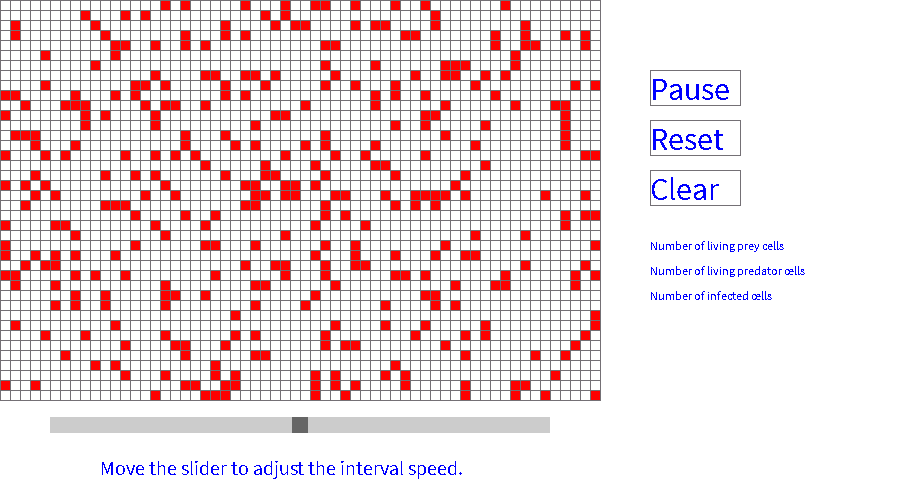
Frame 1 (no input)
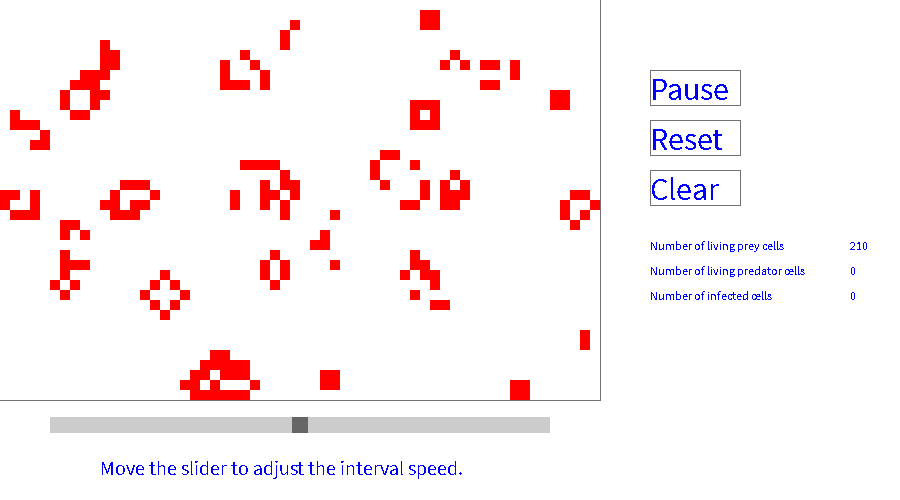
Frame 60 (the mouse pressed at the canvas centre just before this capture)
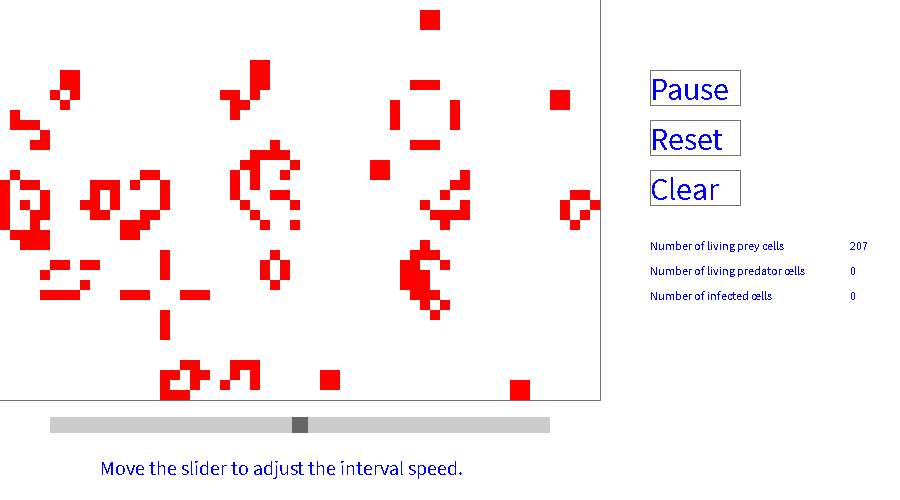
Frame 120 (the mouse held since frame 60 and released just before this capture)

The Processing sketch that drew these frames (run headless with seeded random() and noise(); from frame 60 on, the mouse is pressed at the canvas centre):

// Processing sketch: GameOfLife
// ── GameOfLife.pde
int cellSize = 10;// Size of cells
float probabilityOfAliveAtStart = 15;//percentage
float interval;// variable for slider
int lastRecordedTime = 0;
color alive = color(255, 0, 0);// Colors for active/inactive cells
color zombie = color(0, 255, 0);
color pred = color(0, 0, 255);
color dead = color(255, 255, 255);
int[][] cell;// Array of cells 
int[][] cellBuffer;// Buffer to record the state of the cells 
boolean pause = false;
int RecX, pauseRecY, resetRecY, clearRecY;// Params for button sizes
int recSizeX = 90;
int recSizeY = 35;
int countPrey, countPred, countZ;
boolean overPause = false;
boolean overReset = false;
boolean overClear = false;
Scrollbar hs1;

void setup() {
  size (900, 500);
  // Instantiate arrays
  cell = new int[600/cellSize][400/cellSize];
  cellBuffer = new int[600/cellSize][400/cellSize];

  // Background grid
  stroke(#747075);

  noSmooth();

  // Initialization of cells
  for (int x=0; x<600/cellSize; x++) {
    for (int y=0; y<400/cellSize; y++) {
      float state = random (100);
      if (state > probabilityOfAliveAtStart) { 
        state = 0;
      } else {
        state = 1;
      }
      cell[x][y] = int(state); // Save state of each cell
    }
  }
  RecX = 650;
  pauseRecY = 70;
  resetRecY = 120;
  clearRecY = 170;

  background(255);// White background

  hs1 = new Scrollbar(50, 425, 500, 16, 10);
}

void draw() {
  update(mouseX, mouseY);
  countPrey = 0;
  countZ = 0;
  countPred = 0;
  //Grid
  for (int x=0; x<600/cellSize; x++) {
    for (int y=0; y<400/cellSize; y++) {
      if (cell[x][y]==1) {
        fill(alive);
        countPrey ++;
      } else if (cell[x][y]==2) {
        fill(zombie);
        countZ ++;
      } else if (cell[x][y]==3) {
        fill(pred);
        countPred ++;
      } else {
        fill(dead);
      }
      rect (x*cellSize, y*cellSize, cellSize, cellSize);
      fill(0, 0, 255);
    }
  }

  float interval = hs1.getPos();
  // Iterate if timer ticks
  if (millis()-lastRecordedTime>interval) {
    if (!pause) {
      iteration();
      lastRecordedTime = millis();
      fill(255, 255, 255);
      rect(850, 200, 850, 350);
      fill(0, 0, 255);
      text(countPrey, 850, 250);
      text(countPred, 850, 275);
      text(countZ, 850, 300);
    }
  }
  if (pause) {
    fill(255, 255, 255);
    rect(850, 200, 850, 350);
    fill(0, 0, 255);
    text(countPrey, 850, 250);
    text(countPred, 850, 275);
    text(countZ, 850, 300);
  }
  // draw new cells on pause
  if (pause && mousePressed && (mouseButton == LEFT)) {
    // Map and avoid out of bound errors
    int xCellOver = int(map(mouseX, 0, 600, 0, 600/cellSize));
    xCellOver = constrain(xCellOver, 0, 600/cellSize-1);
    int yCellOver = int(map(mouseY, 0, 400, 0, 400/cellSize));
    yCellOver = constrain(yCellOver, 0, 400/cellSize-1);

    // Check against cells in buffer
    if (cellBuffer[xCellOver][yCellOver]==1) {
      cell[xCellOver][yCellOver]=0;
      fill(dead);
    } else { // Cell is dead
      cell[xCellOver][yCellOver]=1; // Make alive
      fill(alive); // Fill alive color
    }
  } else if (pause && keyPressed && (key == 'Z'|| key == 'z')) {
    // Map and avoid out of bound errors
    int xCellOver = int(map(mouseX, 0, 600, 0, 600/cellSize));
    xCellOver = constrain(xCellOver, 0, 600/cellSize-1);
    int yCellOver = int(map(mouseY, 0, 400, 0, 400/cellSize));
    yCellOver = constrain(yCellOver, 0, 400/cellSize-1);

    // Check against cells in buffer
    if (cellBuffer[xCellOver][yCellOver]==1 || cellBuffer[xCellOver][yCellOver]==0) {
      cell[xCellOver][yCellOver]=2; // Make zombie
      fill(alive); // Fill alive color
    }
  } else if (pause && keyPressed && (key == 'P'|| key == 'p')) {
    // Map and avoid out of bound errors
    int xCellOver = int(map(mouseX, 0, 600, 0, 600/cellSize));
    xCellOver = constrain(xCellOver, 0, 600/cellSize-1);
    int yCellOver = int(map(mouseY, 0, 400, 0, 400/cellSize));
    yCellOver = constrain(yCellOver, 0, 400/cellSize-1);

    // Check against cells in buffer
    if (cellBuffer[xCellOver][yCellOver]==1 || cellBuffer[xCellOver][yCellOver]==0) {
      cell[xCellOver][yCellOver]=3; // Make pred
      fill(alive); // Fill alive color
    }
  } else if (pause && !mousePressed) { // And then save to buffer once mouse goes up
    // Save cells to buffer (so we opeate with one array keeping the other intact)
    for (int x=0; x<600/cellSize; x++) {
      for (int y=0; y<400/cellSize; y++) {
        cellBuffer[x][y] = cell[x][y];
      }
    }
  }
  textSize(32);
  if (pause) {
    fill(255, 0, 0);
  } else {
    fill(255, 255, 255);
    stroke(#747075);
  }
  rect(RecX, pauseRecY, recSizeX, recSizeY);
  fill(0, 0, 255);
  text("Pause", 650, 100);
  fill(255, 255, 255);
  rect(RecX, resetRecY, recSizeX, recSizeY);
  fill(0, 0, 255);
  text("Reset", 650, 150);
  fill(255, 255, 255);
  rect(RecX, clearRecY, recSizeX, recSizeY);
  fill(0, 0, 255);
  text("Clear", 650, 200);
  String s = "Move the slider to adjust the interval speed.";
  textSize(20);
  text(s, 100, 475);
  String p = "Number of living prey cells";
  textSize(12);
  text(p, 650, 250);
  String pr = "Number of living predator cells";
  textSize(12);
  text(pr, 650, 275);
  String z = "Number of infected cells";
  textSize(12);
  text(z, 650, 300);


  hs1.update();
  hs1.display();
}

void iteration() {
  // save cells to buffer
  for (int x=0; x<600/cellSize; x++) {
    for (int y=0; y<400/cellSize; y++) {
      cellBuffer[x][y] = cell[x][y];
    }
  }

  // visit each cell and its neighbours
  for (int x=0; x<600/cellSize; x++) {
    for (int y=0; y<400/cellSize; y++) {
      int neighbours = 0;
      int zombieneighbours = 0;
      int predneighbours = 0;
      for (int xx=x-1; xx<=x+1; xx++) {
        for (int yy=y-1; yy<=y+1; yy++) {  
          if (((xx>=0)&&(xx<600/cellSize))&&((yy>=0)&&(yy<400/cellSize))) { // check bounds
            if (!((xx==x)&&(yy==y))) {
              if (cellBuffer[xx][yy]==1) {
                neighbours ++; // count alive neighbours
              } else if (cellBuffer[xx][yy]==2) {
                zombieneighbours ++;
              } else if (cellBuffer[xx][yy]==3) {
                predneighbours ++;
              }
            }
          }
        }
      }
      // Rule 1 if cell has less then 2 neighbours cell dies from underpopulation
      // Rule 2 if cell has more then 3 neighbours cell dies from overpopulation
      // Rule 3 if cell has 2 or 3 neighbours cell lives
      if (cellBuffer[x][y]==1) {
        if (neighbours < 2 || neighbours > 3) {
          cell[x][y] = 0;
        }
        if (zombieneighbours > 0) {
          cell[x][y] = 2; //Rule 4 zombies make other zombies
        }
        if (predneighbours > neighbours) {
          cell[x][y] = 0;//rule 5 predators kill prey
        }
      } else { // Rule 6 if a dead cell has 3 neighbours becomes a live cell      
        if (neighbours == 3 && zombieneighbours == 0 && predneighbours == 0) {
          cell[x][y] = 1;
        }
      }
      if (cellBuffer[x][y]==3) {//rule 1,2,3
        if (predneighbours < 2 || predneighbours > 3) {
          cell[x][y] = 0;
        }
        if (zombieneighbours > 0) {
          cell[x][y] = 2; // rule 4
        }
      } else {
        if (predneighbours == 3 && zombieneighbours == 0 && neighbours == 0) {
          cell[x][y] = 3; //rule 6
        }
      }
    }
  }
}

boolean overRec(int x, int y, int width, int height) {
  if (mouseX >= x && mouseX <= x+width &&
    mouseY >= y && mouseY <= y+height) {
    return true;
  } else {
    return false;
  }
}

void update(int x, int y) {
  if ( overRec(RecX, pauseRecY, recSizeX, recSizeY) ) {
    overPause = true;
    overReset = false;
    overClear = false;
  } else if ( overRec(RecX, resetRecY, recSizeX, recSizeY) ) {
    overReset = true;
    overClear = false;
    overPause = false;
  } else if ( overRec(RecX, clearRecY, recSizeX, recSizeY)) {
    overClear = true;
    overPause = false;
    overReset = false;
  } else {
    overPause = overReset = overClear = false;
  }
}

void mousePressed() {
  if (overPause) {
    pause = !pause;
  }
  if (overReset) {
    for (int x=0; x<600/cellSize; x++) {
      for (int y=0; y<400/cellSize; y++) {
        float state = random (100);
        if (state > probabilityOfAliveAtStart) {
          state = 0;
        } else {
          state = 1;
        }
        cell[x][y] = int(state); // Save state of each cell
      }
    }
  }
  if (overClear) {
    for (int x=0; x<600/cellSize; x++) {
      for (int y=0; y<400/cellSize; y++) {
        cell[x][y] = 0; // Save all to zero
        countZ = 0;
        countPrey = 0;
        countPred = 0;
      }
    }
  }
}

class Scrollbar {
  int bwidth, bheight;    // width and height of bar
  float xbar, ybar;       //position of bar
  float spos, newspos;    // position of slider
  float sposMin, sposMax; // max and min values of slider
  int loose;              // how loose/heavy
  boolean over;           // mouse over the slider
  boolean clicked;

  Scrollbar (float xp, float yp, int bw, int bh, int l) {
    bwidth = bw;
    bheight = bh;
    xbar = xp;
    ybar = yp-bheight/2;
    spos = xbar + bwidth/2 - bheight/2;
    newspos = spos;
    sposMin = xbar;
    sposMax = xbar + bwidth - bheight;
    loose = l;
  }

  void update() {
    if (overEvent()) {
      over = true;
    } else {
      over = false;
    }
    if (mousePressed && over) {
      clicked = true;
    }
    if (!mousePressed) {
      clicked = false;
    }
    if (clicked) {
      newspos = constrain(mouseX-bheight/2, sposMin, sposMax);
    }
    if (abs(newspos - spos) > 1) {
      spos = spos + (newspos-spos)/loose;
    }
  }

  float constrain(float val, float minv, float maxv) {
    return min(max(val, minv), maxv);
  }

  boolean overEvent() {
    if (mouseX > xbar && mouseX < xbar+bwidth &&
      mouseY > ybar && mouseY < ybar+bheight) {
      return true;
    } else {
      return false;
    }
  }

  void display() {
    noStroke();
    fill(204);
    rect(xbar, ybar, bwidth, bheight);
    if (over || clicked) {
      fill(0, 0, 0);
    } else {
      fill(102, 102, 102);
    }
    rect(spos, ybar, bheight, bheight);
  }

  float getPos() {
    return 500 - spos;
  }
}
